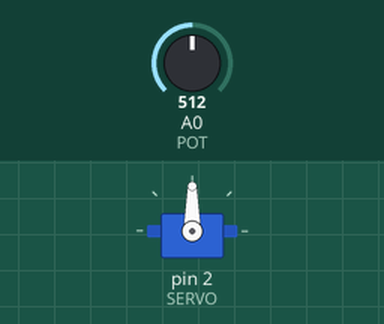
This sketch was run on a simulated Arduino Uno, built with avr-gcc and run on an emulated ATmega328P. On the bench: servo. The test bench sets the inputs (shaded band); at power-on: A0 (POT) = 512.

Above: at 1.2 s.
1.3 s: A0 (POT) set to 716
At 2.5 s:
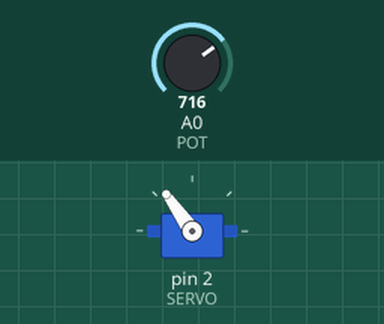
2.8 s: A0 (POT) set to 900
At 3.6 s:
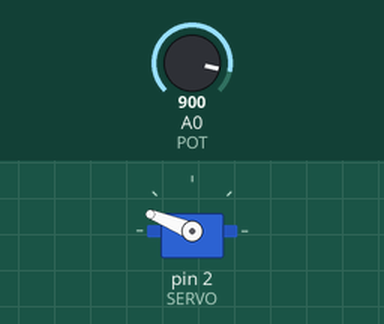
4.3 s: A0 (POT) set to 1023
At 4.6 s:
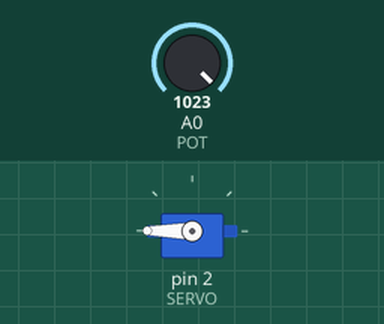
5.8 s: A0 (POT) set to 306
At 6.9 s:
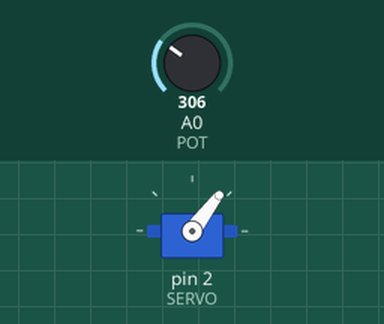
7.3 s: A0 (POT) set to 122
At 7.9 s:
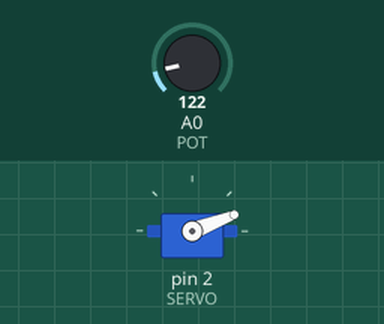
Timing chart, 0 to 9.8 s (numbered marks = the images above; inputs shaded):
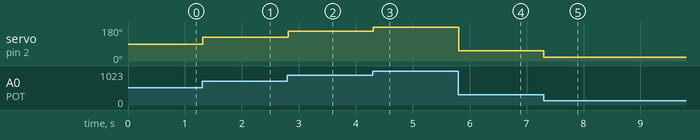

Measured:
- after the input at 1.3 s, servo on pin 2 (SERVO): 90° → 125° at once
- after the input at 2.8 s, servo on pin 2 (SERVO): 125° → 158° at once
- after the input at 4.3 s, servo on pin 2 (SERVO): 158° → 180° at once
- after the input at 5.8 s, servo on pin 2 (SERVO): 180° → 53° at once
- after the input at 7.3 s, servo on pin 2 (SERVO): 53° → 21° at once

The sketch:

Micro_Servo.ino
```cpp
#include <Servo.h>

Servo servo;
int SERVO = 2;
int MIN = 550;
int MAX = 2450;
int POT = 0;

void setup() {
  servo.attach(SERVO, MIN, MAX);
}

void loop() {
  servo.write(map(analogRead(POT), 0, 1023, 0, 180));
  delay(20);
}
```
